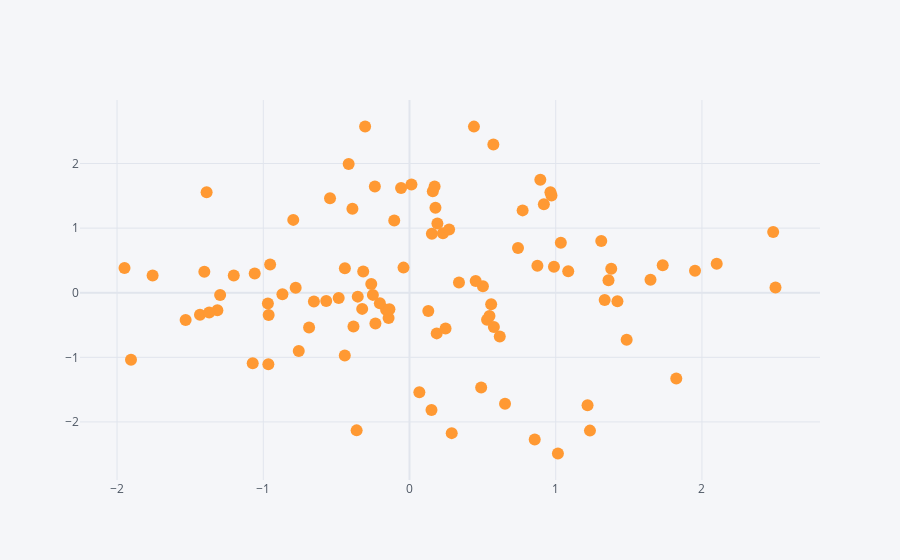

This figure's notebook cell:
### Code cell
df.iplot(kind='scatter',x='A',y='B',mode='markers')
#double clicks to zoom out
